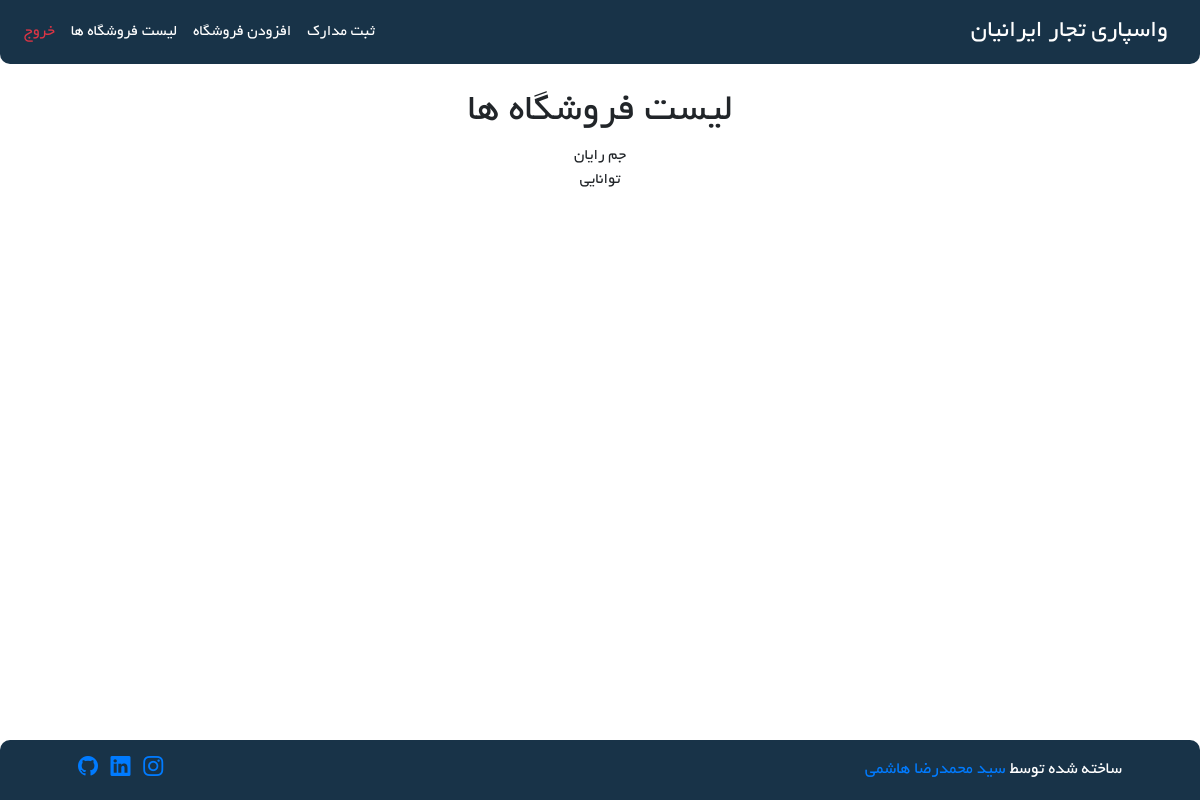
Page /Store/show-store (signed in) on the earlier database version.
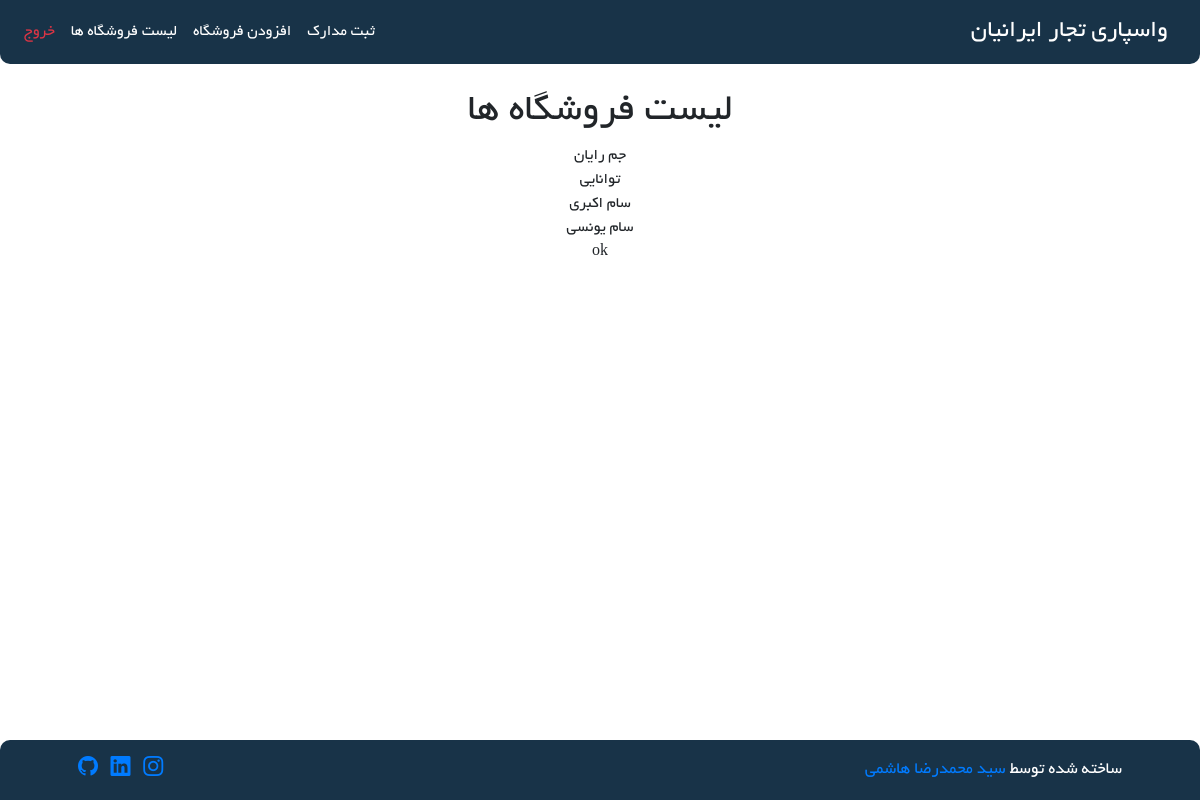
Same page on the later database version.
### Store/models.py (models this page shows, shortened)
class Store(models.Model):
    store_name = models.CharField(max_length=100)
    is_active = models.BooleanField(default=True)
    class Meta:
        db_table = 'Store'

### Store/views.py (the view)
# urls.py: path('show-store', views.show_store, name='show-store'),
@login_required
def show_store(request):
    stores = Store.objects.all()
    context = {
        'stores': stores,
    }
    return render(request, 'Store/show-stores.html', context)

### Store/templates/Store/show-stores.html (shortened to what this page needs)
{% extends 'base/layout.html' %}
{% block mian %}
    <div class="row text-center">
        <div class="col-md-3"></div>
        <div class="col-md-6">
            <h1>لیست فروشگاه ها</h1>
            {% for store in stores %}
                {{ store.store_name }}
                <br/>
            {% endfor %}
        </div>
        <div class="col-md-3"></div>
    </div>
{% endblock %}

Differences in the rows shown:
added Store: store_name "سام اکبری"
added Store: store_name "سام یونسی"
added Store: store_name "ok"
